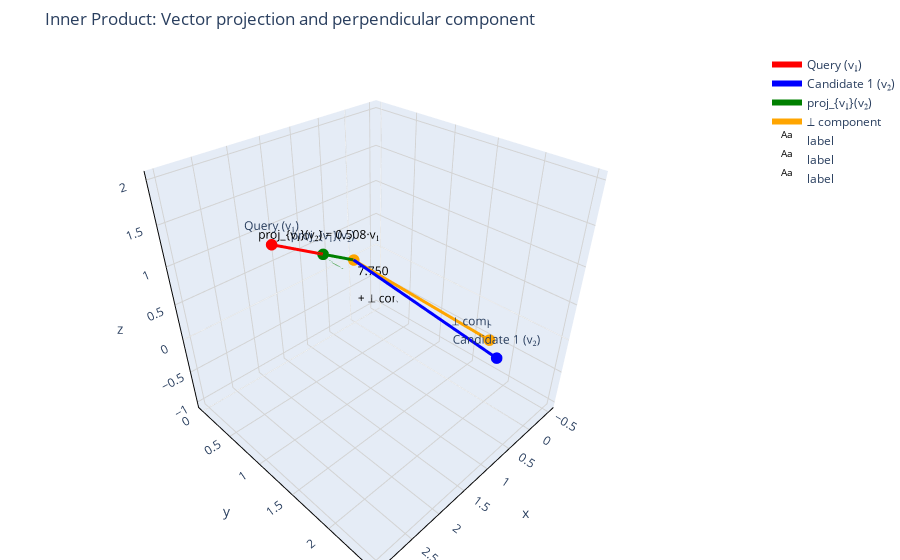

The cell this chart's notebook holds for it:
### Markdown cell above
## 2. Inner Product Visualization

### Code cell
# Inner Product: Vector projection and perpendicular component
fig = go.Figure(layout=make_layout("Inner Product: Vector projection and perpendicular component"))
fig.add_trace(vector_trace(v1, "Query (v₁)", color="red"))
fig.add_trace(vector_trace(v2, "Candidate 1 (v₂)", color="blue"))

# Calculate and show projection
proj, coeff = projection_of_b_on_a(v1, v2)
fig.add_trace(vector_trace(proj, "proj_{v₁}(v₂)", color="green"))

# Show perpendicular component
perp_component = v2 - proj
if np.linalg.norm(perp_component) > 1e-10:
    fig.add_trace(vector_trace(perp_component, "⊥ component", color="orange"))
    
    # Draw right angle indicator
    right_angle_size = 0.3
    proj_norm = proj / np.linalg.norm(proj) if np.linalg.norm(proj) > 0 else np.array([1, 0, 0])
    perp_norm = perp_component / np.linalg.norm(perp_component) if np.linalg.norm(perp_component) > 0 else np.array([0, 1, 0])
    
    corner = proj
    ra1 = corner + right_angle_size * proj_norm
    ra2 = corner + right_angle_size * perp_norm
    
    fig.add_trace(go.Scatter3d(
        x=[corner[0], ra1[0], ra1[0] + right_angle_size * perp_norm[0]],
        y=[corner[1], ra1[1], ra1[1] + right_angle_size * perp_norm[1]],
        z=[corner[2], ra1[2], ra1[2] + right_angle_size * perp_norm[2]],
        mode="lines", line=dict(color="green", width=2, dash="dot"), showlegend=False
    ))

# Add labels
inner_product_val = float(np.dot(v1, v2))
fig.add_trace(text3d(0, 0, -0.5, f"v₁·v₂ = {inner_product_val:.3f}"))

if np.linalg.norm(proj) > 0:
    label_pos = proj + 0.2 * (proj / np.linalg.norm(proj))
    fig.add_trace(text3d(*label_pos, f"proj_{{v₁}}(v₂) = {coeff:.3f}·v₁"))

fig.add_trace(text3d(0, 0, -1.0, "v₂ = proj_{v₁}(v₂) + ⊥ component"))
fig.update_layout(margin=dict(l=0, r=0, t=50, b=0))
fig.show()

### Figure 1 — Plotly figure (JSON) as saved in the notebook; plotly's stock layout.template omitted (floating-point values rounded to 4 significant figures)
{"data": [{"line": {"color": "red", "width": 6}, "marker": {"color": "red", "size": 4}, "mode": "lines+markers+text", "name": "Query (v₁)", "opacity": 1, "text": [null, "Query (v₁)"], "textposition": "top center", "type": "scatter3d", "x": [0, 3], "y": [0, 1.5], "z": [0, 2]}, {"line": {"color": "blue", "width": 6}, "marker": {"color": "blue", "size": 4}, "mode": "lines+markers+text", "name": "Candidate 1 (v₂)", "opacity": 1, "text": [null, "Candidate 1 (v₂)"], "textposition": "top center", "type": "scatter3d", "x": [0, 1], "y": [0, 2.5], "z": [0, 0.5]}, {"line": {"color": "green", "width": 6}, "marker": {"color": "green", "size": 4}, "mode": "lines+markers+text", "name": "proj_{v₁}(v₂)", "opacity": 1, "text": [null, "proj_{v₁}(v₂)"], "textposition": "top center", "type": "scatter3d", "x": [0, 1.525], "y": [0, 0.7623], "z": [0, 1.016]}, {"line": {"color": "orange", "width": 6}, "marker": {"color": "orange", "size": 4}, "mode": "lines+markers+text", "name": "⊥ component", "opacity": 1, "text": [null, "⊥ component"], "textposition": "top center", "type": "scatter3d", "x": [0, -0.5246], "y": [0, 1.738], "z": [0, -0.5164]}, {"line": {"color": "green", "dash": "dot", "width": 2}, "mode": "lines", "showlegend": false, "type": "scatter3d", "x": [1.525, 1.755, 1.672], "y": [0.7623, 0.8775, 1.154], "z": [1.016, 1.17, 1.088]}, {"mode": "text", "name": "label", "opacity": 1, "text": ["v₁·v₂ = 7.750"], "textfont": {"color": "black"}, "type": "scatter3d", "x": [0], "y": [0], "z": [-0.5]}, {"mode": "text", "name": "label", "opacity": 1, "text": ["proj_{v₁}(v₂) = 0.508·v₁"], "textfont": {"color": "black"}, "type": "scatter3d", "x": [1.678], "y": [0.8391], "z": [1.119]}, {"mode": "text", "name": "label", "opacity": 1, "text": ["v₂ = proj_{v₁}(v₂) + ⊥ component"], "textfont": {"color": "black"}, "type": "scatter3d", "x": [0], "y": [0], "z": [-1]}], "layout": {"margin": {"b": 0, "l": 0, "r": 0, "t": 50}, "paper_bgcolor": "white", "plot_bgcolor": "white", "scene": {"aspectmode": "cube", "xaxis": {"gridcolor": "lightgray", "linecolor": "black", "linewidth": 2, "title": {"text": "x"}}, "yaxis": {"gridcolor": "lightgray", "linecolor": "black", "linewidth": 2, "title": {"text": "y"}}, "zaxis": {"gridcolor": "lightgray", "linecolor": "black", "linewidth": 2, "title": {"text": "z"}}}, "showlegend": true, "title": {"text": "Inner Product: Vector projection and perpendicular component"}}}
